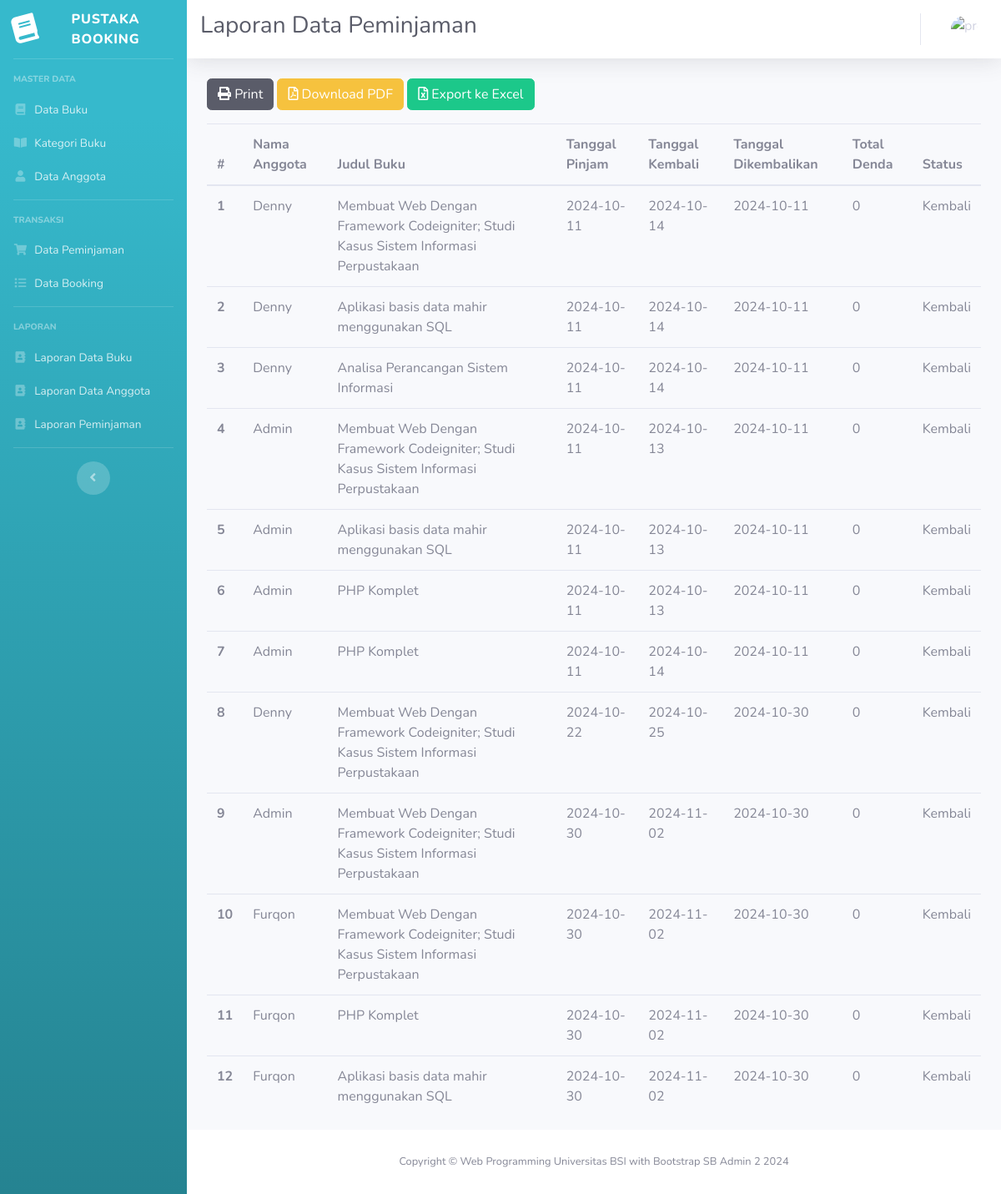
Page /index.php/laporan/laporanPinjam on the committed database.
### tables this page shows
CREATE TABLE `pinjam` (
  `no_pinjam` varchar(12) NOT NULL,
  `tgl_pinjam` date NOT NULL,
  `id_booking` varchar(12) NOT NULL,
  `id_user` int(11) NOT NULL,
  `tgl_kembali` date NOT NULL,
  `tgl_pengembalian` date NOT NULL,
  `status` enum('Pinjam','Kembali') NOT NULL,
  `total_denda` int(11) NOT NULL
);

CREATE TABLE `user` (
  `id` int(11) NOT NULL,
  `nama` varchar(128) NOT NULL,
  `alamat` text NOT NULL,
  `email` varchar(128) NOT NULL,
  `image` varchar(128) NOT NULL,
  `password` varchar(256) NOT NULL,
  `role_id` int(11) NOT NULL,
  `is_active` int(1) NOT NULL,
  `tanggal_input` int(11) NOT NULL
);

CREATE TABLE `buku` (
  `id` int(11) NOT NULL,
  `judul_buku` varchar(256) NOT NULL,
  `id_kategori` int(11) NOT NULL,
  `pengarang` varchar(128) NOT NULL,
  `penerbit` varchar(128) NOT NULL,
  `tahun_terbit` year(4) NOT NULL,
  `isbn` varchar(64) NOT NULL,
  `stok` int(11) NOT NULL,
  `dipinjam` int(11) NOT NULL,
  `dibooking` int(11) NOT NULL,
  `image` varchar(256) DEFAULT 'book-default-cover.jpg'
);

### application/controllers/Laporan.php (called while the page is built, shortened)
<?php defined('BASEPATH') or exit('No Direct Script Access Allowed');
class Laporan extends CI_Controller
{
    public function laporanPinjam()
    {
        $data['judul'] = 'Laporan Data Peminjaman';
        $data['user'] = $this->ModelUser->cekData(['email' => $this->session->userdata('email')])->row_array();
        $data['laporan'] = $this->db->query("SELECT * FROM pinjam p, detail_pinjam d, buku b, user u WHERE d.id_buku=b.id AND p.id_user=u.id AND p.no_pinjam=d.no_pinjam")->result_array();
        $this->load->view('templates/header', $data);
        $this->load->view('templates/sidebar');
        $this->load->view('templates/topbar', $data);
        $this->load->view('pinjam/laporan-pinjam', $data);
        $this->load->view('templates/footer');
    }
}

### index.php (called while the page is built, shortened)
<?php
require_once BASEPATH.'core/CodeIgniter.php';

### application/views/pinjam/laporan-pinjam.php (the view, shortened to what this page needs)
<div class="container-fluid">
    <div class="row">
        <div class="col-lg-12">
            <a href="<?= base_url('laporan/cetak_laporan_pinjam'); ?>" class="btn btn-dark mb-3">
                <i class="fas fa-print"></i> Print
            </a>
            <a href="<?= base_url('laporan/laporan_pinjam_pdf'); ?>" class="btn btn-warning mb-3">
                <i class="far fa-file-pdf"></i> Download PDF
            </a>
            <a href="<?= base_url('laporan/export_excel_pinjam'); ?>" class="btn btn-success mb-3">
                <i class="far fa-file-excel"></i> Export ke Excel
            </a>
            <table class="table table-hover">
                <thead>
                    <tr>
                        <th scope="col">#</th>
                        <th scope="col">Nama Anggota</th>
                        <th scope="col">Judul Buku</th>
                        <th scope="col">Tanggal Pinjam</th>
                        <th scope="col">Tanggal Kembali</th>
                        <th scope="col">Tanggal Dikembalikan</th>
                        <th scope="col">Total Denda</th>
                        <th scope="col">Status</th>
                    </tr>
                </thead>
                <tbody>
                    <?php $a = 1; foreach ($laporan as $l) : ?>
                        <tr>
                            <th scope="row"><?= $a++; ?></th>
                            <td><?= $l['nama']; ?></td>
                            <td><?= $l['judul_buku']; ?></td>
                            <td><?= $l['tgl_pinjam']; ?></td>
                            <td><?= $l['tgl_kembali']; ?></td>
                            <td><?= $l['tgl_pengembalian']; ?></td>
                            <td><?= $l['total_denda']; ?></td>
                            <td><?= $l['status']; ?></td>
                        </tr>
                    <?php endforeach; ?>
                </tbody>
            </table>
        </div>
    </div>
</div>
</div>

### rows in the picture
pinjam: id_user.nama "Denny", buku.judul_buku "Membuat Web Dengan Framework Codeigniter; Studi Kasus Sistem Informasi Perpustakaan", tgl_pinjam "2024-10-11", tgl_kembali "2024-10-14", tgl_pengembalian "2024-10-11", total_denda "0", status "Kembali", buku.judul_buku "Aplikasi basis data mahir menggunakan SQL", buku.judul_buku "Analisa Perancangan Sistem Informasi"
pinjam: id_user.nama "Admin", buku.judul_buku "Membuat Web Dengan Framework Codeigniter; Studi Kasus Sistem Informasi Perpustakaan", tgl_pinjam "2024-10-11", tgl_kembali "2024-10-13", tgl_pengembalian "2024-10-11", total_denda "0", status "Kembali", buku.judul_buku "Aplikasi basis data mahir menggunakan SQL", buku.judul_buku "PHP Komplet"
pinjam: id_user.nama "Admin", buku.judul_buku "PHP Komplet", tgl_pinjam "2024-10-11", tgl_kembali "2024-10-14", tgl_pengembalian "2024-10-11", total_denda "0", status "Kembali"
pinjam: id_user.nama "Denny", buku.judul_buku "Membuat Web Dengan Framework Codeigniter; Studi Kasus Sistem Informasi Perpustakaan", tgl_pinjam "2024-10-22", tgl_kembali "2024-10-25", tgl_pengembalian "2024-10-30", total_denda "0", status "Kembali"
pinjam: id_user.nama "Admin", buku.judul_buku "Membuat Web Dengan Framework Codeigniter; Studi Kasus Sistem Informasi Perpustakaan", tgl_pinjam "2024-10-30", tgl_kembali "2024-11-02", tgl_pengembalian "2024-10-30", total_denda "0", status "Kembali"
pinjam: id_user.nama "Furqon", buku.judul_buku "Membuat Web Dengan Framework Codeigniter; Studi Kasus Sistem Informasi Perpustakaan", tgl_pinjam "2024-10-30", tgl_kembali "2024-11-02", tgl_pengembalian "2024-10-30", total_denda "0", status "Kembali", buku.judul_buku "PHP Komplet", buku.judul_buku "Aplikasi basis data mahir menggunakan SQL"

### other values in the picture
$judul "Laporan Data Peminjaman"
